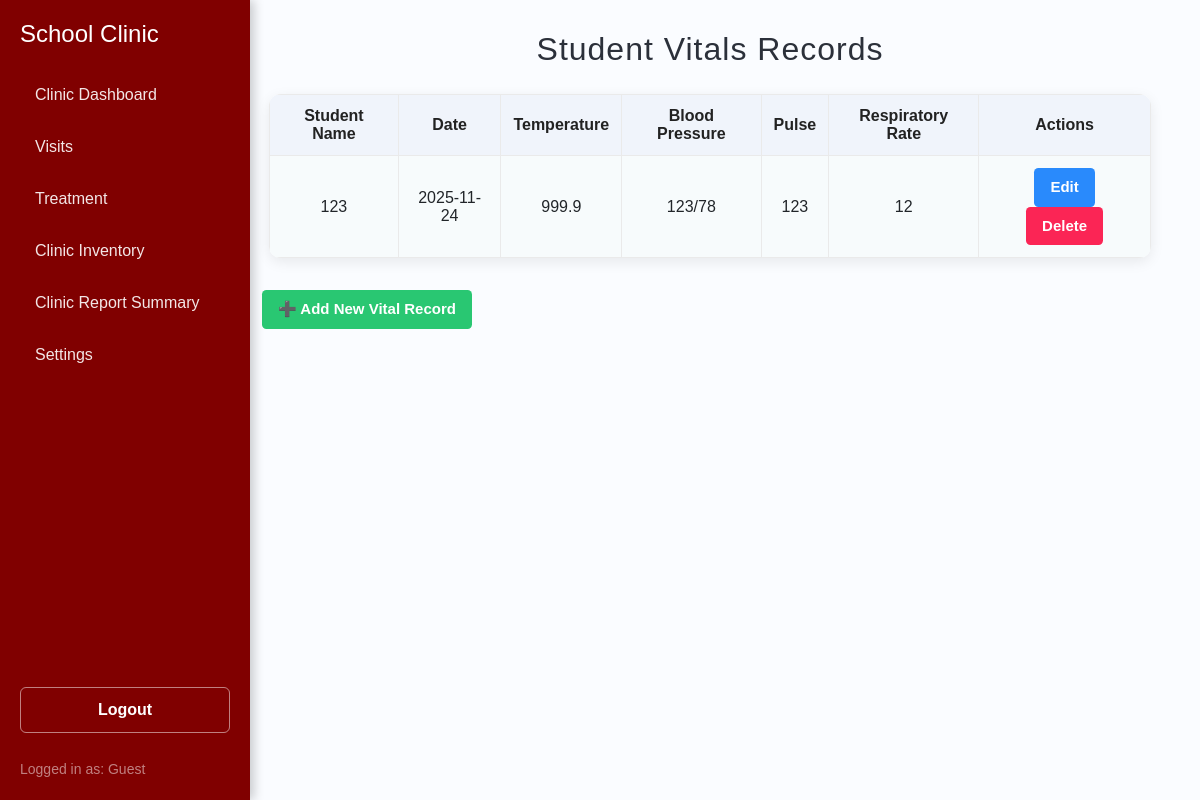
/studentVital/index.php, run on an earlier commit of the app's database.
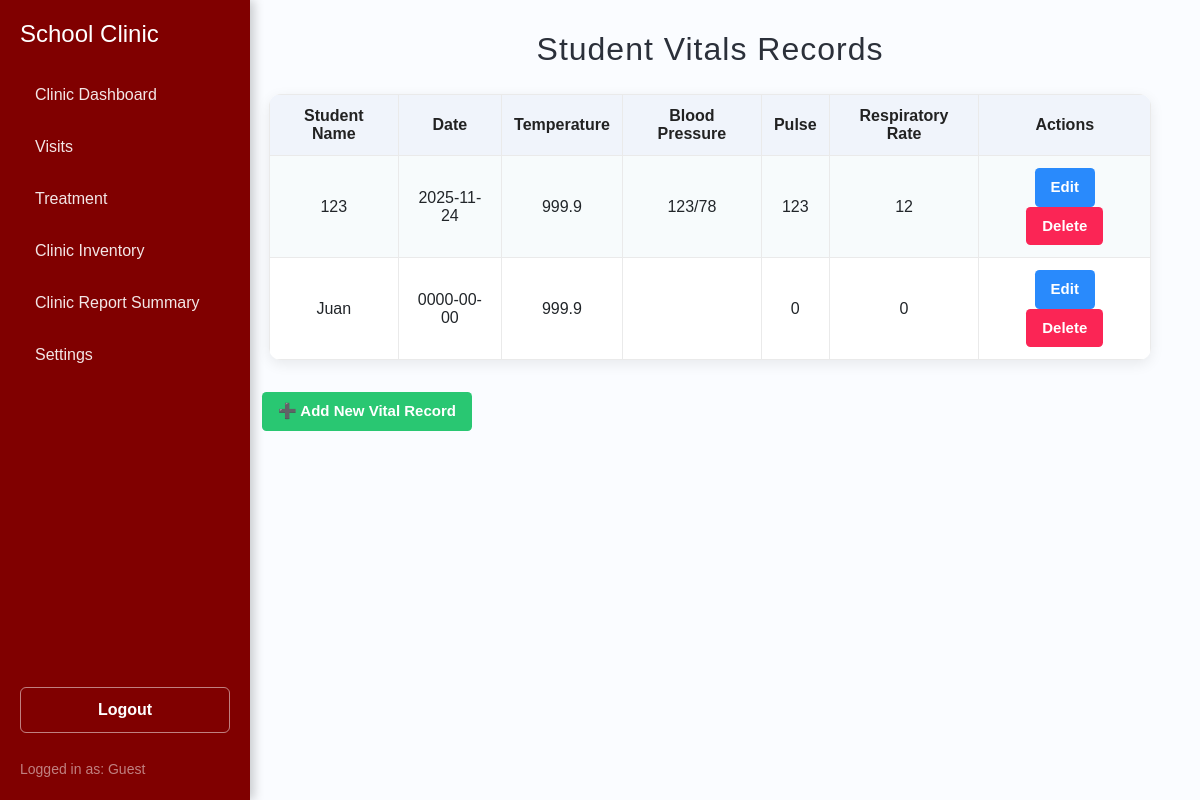
And on a later commit of the database.
### tables this page shows
CREATE TABLE `student_vitals` (
  `vitalID` int(11) NOT NULL,
  `studentID` int(11) NOT NULL,
  `vitalDate` date NOT NULL,
  `temperature` decimal(4,1) DEFAULT NULL,
  `bloodPressure` varchar(20) DEFAULT NULL,
  `pulse` int(11) DEFAULT NULL,
  `respiratoryRate` int(11) DEFAULT NULL
);

CREATE TABLE `studentrecord` (
  `ID` int(11) NOT NULL,
  `name` varchar(32) NOT NULL,
  `idNum` int(11) NOT NULL,
  `gender` varchar(10) DEFAULT NULL,
  `role` varchar(50) NOT NULL DEFAULT 'Student',
  `department` varchar(30) NOT NULL,
  `section` varchar(50) DEFAULT NULL,
  `complaint` varchar(255) NOT NULL,
  `visitDate` date NOT NULL
);

### studentVital/oop.php (called while the page is built, shortened)
<?php
class studentVitals {
    private $conn;
    function __construct(){
        try {
            $connection = "mysql:host=" . SERVER . ";dbname=" . DBNAME . ";charset=utf8";
            $this->conn = new PDO($connection, USER, PASS);
            $this->conn->setAttribute(PDO::ATTR_ERRMODE, PDO::ERRMODE_EXCEPTION);
        } catch (PDOException $e) {
            echo "<script>alert('Connection Failed');</script>";
        }
    }
    public function show_data(){
        $show = "SELECT v.*, s.name AS studentName
                     FROM student_vitals v
                     LEFT JOIN studentrecord s ON v.studentID = s.ID
                     ORDER BY v.vitalDate DESC";
        $show= $this->conn->prepare($show);
        $show->execute();
        return $show->fetchAll(PDO::FETCH_ASSOC);
    }
}
?>

### studentVital/index.php (the view, shortened to what this page needs)
<?php
include "oop.php";
$studentVitals = new studentVitals();
$data = $studentVitals->show_data();
include '../sidebar/sidebar.php';
?>
<!DOCTYPE html>
<html lang="en">
<head>
</head>
<body>
<div class="main-content">
    <h2>Student Vitals Records</h2>
    <table>
        <tr>
            <th>Student Name</th>
            <th>Date</th>
            <th>Temperature</th>
            <th>Blood Pressure</th>
            <th>Pulse</th>
            <th>Respiratory Rate</th>
            <th class="table-actions">Actions</th>
        </tr>
        <?php if (count($data) > 0): ?>
            <?php foreach ($data as $row): ?>
                <tr>
                    <td><?= htmlspecialchars($row['studentName']) ?></td>
                    <td><?= htmlspecialchars($row['vitalDate']) ?></td>
                    <td><?= htmlspecialchars($row['temperature']) ?></td>
                    <td><?= htmlspecialchars($row['bloodPressure']) ?></td>
                    <td><?= htmlspecialchars($row['pulse']) ?></td>
                    <td><?= htmlspecialchars($row['respiratoryRate']) ?></td>
                    <td>
                        <a href="update.php?id=<?= $row['vitalID'] ?>" class="btn edit-btn">Edit</a>
                        <a href="delete.php?id=<?= $row['vitalID'] ?>" class="btn delete-btn"
                           onclick="return confirm('Do you want to delete this record?');">Delete</a>
                    </td>
                </tr>
            <?php endforeach; ?>
        <?php else: ?>
            <tr>
                <td colspan="8" style="color:#b53d3d;font-weight:bold;">No vitals data found.</td>
            </tr>
        <?php endif; ?>
    </table>
    <a href="add.php" class="btn add-btn">➕ Add New Vital Record</a>
</div>
</body>
</html>

What changed in the data, as far as the page shows it:
added student_vitals: studentID.name "Juan", vitalDate "0000-00-00", temperature "999.9", pulse "0", respiratoryRate "0"
